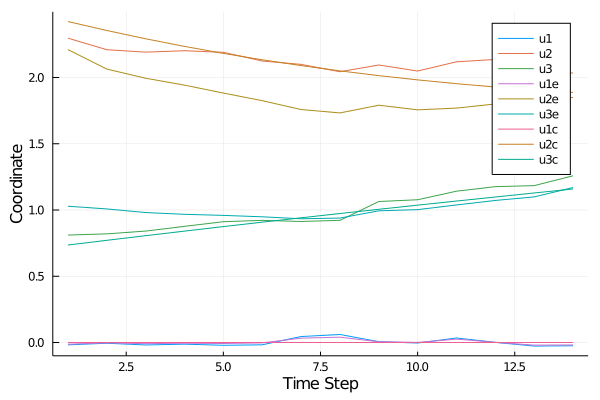

Recreate this plot in Julia.
using Plots
# altro_traj = results[1][2]
# ecos_controls = results[1][3]

X = altro_traj[:states]
U = altro_traj[:controls]
Ue = ecos_controls
Uc = controls(prob_cold)
N = num_iters

## COMPARE F1
# altro
u1 = [U[t][1] for t = 1:N-1]
u2 = [U[t][2] for t = 1:N-1]
u3 = [U[t][3] for t = 1:N-1]
# ecos
u1e = [Ue[t][1] for t = 1:N-1]
u2e = [Ue[t][2] for t = 1:N-1]
u3e = [Ue[t][3] for t = 1:N-1]
# cold solve
u1c = [Uc[t][1] for t = 1:N-1]
u2c = [Uc[t][2] for t = 1:N-1]
u3c = [Uc[t][3] for t = 1:N-1]

plot([u1 u2 u3 u1e u2e u3e u1c u2c u3c],
    xlabel="Time Step",
    ylabel="Coordinate",
    label = ["u1" "u2" "u3" "u1e" "u2e" "u3e" "u1c" "u2c" "u3c"])

## COMPARE F2
# u1 = [U[t][4] for t = 1:N-1]
# u2 = [U[t][5] for t = 1:N-1]
# u3 = [U[t][6] for t = 1:N-1]
# u1e = [Ue[t][4] for t = 1:N-1]
# u2e = [Ue[t][5] for t = 1:N-1]
# u3e = [Ue[t][6] for t = 1:N-1]
# u1c = [Uc[t][4] for t = 1:N-1]
# u2c = [Uc[t][5] for t = 1:N-1]
# u3c = [Uc[t][6] for t = 1:N-1]
#
# plot([u1 u2 u3 u1e u2e u3e u1c u2c u3c],
#     xlabel="Time Step",
#     ylabel="Coordinate",
#     label = ["u1" "u2" "u3" "u1e" "u2e" "u3e" "u1c" "u2c" "u3c"])

## PLOT STATE TRAJ
# x = [X[t][1] for t = 1:N]
# y = [X[t][2] for t = 1:N]
# z = [X[t][3] for t = 1:N]
# xd = [X[t][4] for t = 1:N]
# yd = [X[t][5] for t = 1:N]
# zd = [X[t][6] for t = 1:N]

# plot([x y z xd yd zd],
#     xlabel="Time Step",
#     ylabel="Coordinate",
#     label = ["x" "y" "z" "xd" "yd" "zd"])

## Plot Timing Results
# altro_times = res[:time][:,1]
# ecos_times = res[:time][:,2]
# bounds = extrema([altro_times; ecos_times])
# bin_min = floor(Int, bounds[1]) - 1
# bin_max = ceil(Int, bounds[2]) + 1
# bins = collect(bin_min:bin_max)
# histogram(altro_times, bins=bins, fillalpha=.5, label="ALTRO")
# histogram!(ecos_times, bins=bins, fillalpha=.5, label="ECOS")
# xlabel!("Solve Time (ms)")
# ylabel!("Counts")
